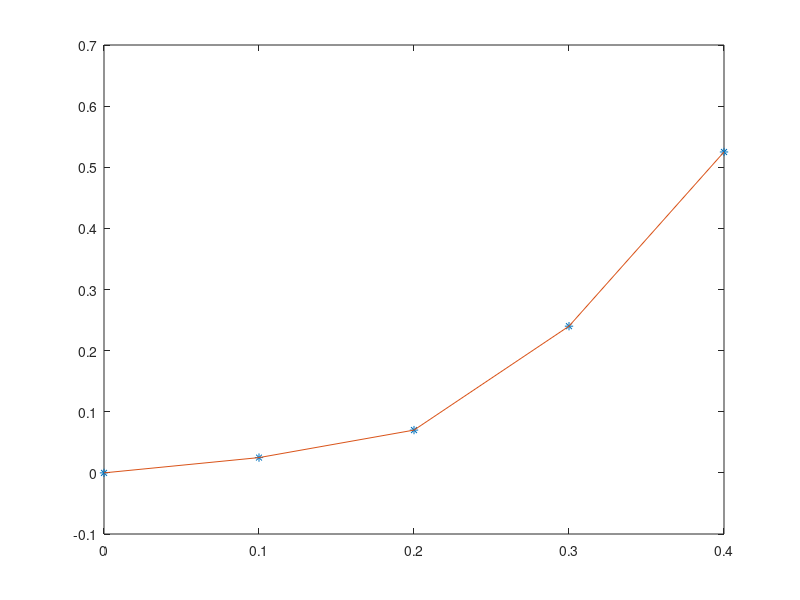

This chart was generated by the following MATLAB code:
clear; clc; close all;

x = [0 0.1 0.2 0.3 0.4];
y = [0 0.025 0.07 0.24 0.525];
p = polyfit(x,y,4)
for i=1:length(x),
  ye(i) = p*[x(i)^4 x(i)^3 x(i)^2 x(i) 1]'
end

figure(1)
plot(x,y,'*',x,ye)